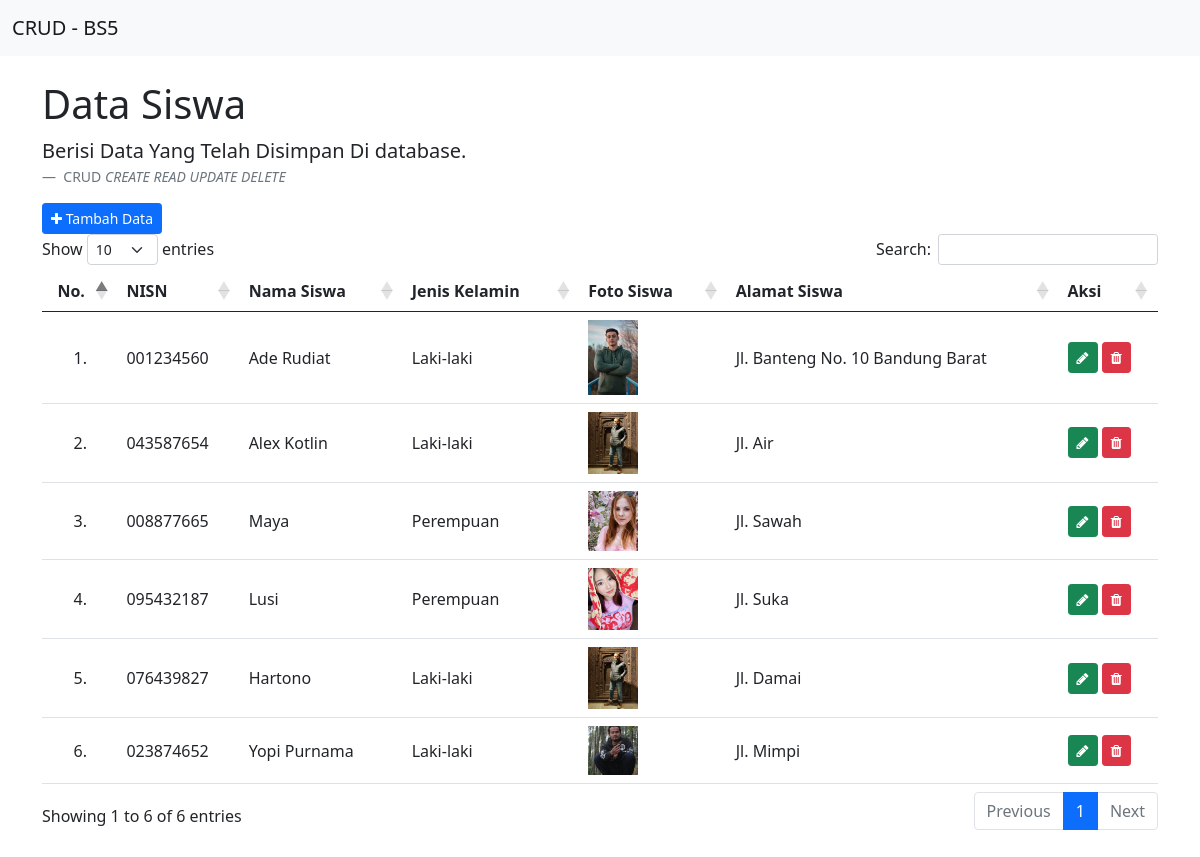
The page / on the database its author committed.
### tables this page shows
CREATE TABLE `tb_siswa` (
  `id_siswa` int NOT NULL,
  `nisn` varchar(15) NOT NULL,
  `nama_siswa` varchar(50) NOT NULL,
  `jenis_kelamin` varchar(15) NOT NULL,
  `foto_siswa` varchar(50) NOT NULL,
  `alamat` varchar(50) NOT NULL
);

### index.php (the view, shortened to what this page needs)
<?php
	include 'koneksi.php';
	$query =  "SELECT * FROM tb_siswa;";
	$sql = mysqli_query($conn, $query);
	$no = 0;
 ?>
 <!DOCTYPE html>
<html lang="en">
<head>
	<link href="css/bootstrap.min.css" rel="stylesheet">
	<link rel="stylesheet" href="fontawesome/css/font-awesome.min.css">
	<link rel="stylesheet" href="datables/datatables.css">
</head>
<body>
	<nav class="navbar navbar-light bg-light">
	  <div class="container-fluid">
	    <a class="navbar-brand" href="#">
	    	CRUD - BS5
	    </a>
	  </div>
</nav>
  <div class="container">
  	<h1 class="mt-4">Data Siswa</h1>
  	 <figure>
		  <blockquote class="blockquote">
		    <p>Berisi Data Yang Telah Disimpan Di database.</p>
		  </blockquote>
		  <figcaption class="blockquote-footer">
		    CRUD <cite title="Source Title">CREATE READ UPDATE DELETE</cite>
		  </figcaption>
	</figure>
	<a href="kelola.php" type="button" class="btn btn-primary btn-sm">
		<i class="fa fa-plus"></i>
		Tambah Data
	</a>
	<div class="table-responsive">
	  <table id="dt" class="table align-middle cell-border hover">
	    <thead>
		      <tr>
		       <th><center>No.</center></th>
		       <th>NISN</th>
		       <th>Nama Siswa</th>
		       <th>Jenis Kelamin</th>
		       <th>Foto Siswa</th>
		       <th>Alamat Siswa</th>
		         <th>Aksi</th>
		      </tr>
		    </thead>
		 <tbody>
		 	<?php
		 	while($result = mysqli_fetch_assoc($sql)){
		 	 ?>
		      <tr>
		        <td><center>
		        	<?= ++$no; ?>.
		        </center></td>
		        <td>
		        	<?= $result['nisn']; ?>
		        </td>
		        <td><?= $result['nama_siswa']; ?></td>
		        <td><?= $result['jenis_kelamin']; ?></td>
		        <td>
		        	<img src="img/<?= $result['foto_siswa']; ?>" style="width:50px;">
		        </td>
		        <td>
		        	<?= $result['alamat']; ?>
		        </td>
		        <td>
		        	<a href="kelola.php?ubah=<?= $result['id_siswa']; ?>" type="button" class="btn btn-success btn-sm">
		        		<i class="fa fa-pencil"></i>
		        	</a>
		        	<a href="proses.php?hapus=<?= $result['id_siswa']; ?>" type="button" class="btn btn-danger btn-sm" onClick="return confirm('Apakah Anda ingin menghapus data tersebut???')">
		        		<i class="fa fa-trash"></i>
		        	</a>
		        </td>
		      </tr>
		      <?php
		        }
		        ?>
	  	</tbody>
	   </table>
	</div>
  </div>
</body>
</html>

### datatables/datatables.css (style rules this page uses)
:root { --dt-row-selected: 13, 110, 253; --dt-row-selected-text: 255, 255, 255; --dt-row-selected-link: 9, 10, 11; }
table.dataTable thead > tr > th.sorting, table.dataTable thead > tr > th.sorting_asc, table.dataTable thead > tr > th.sorting_desc, table.dataTable thead > tr > th.sorting_asc_disabled, table.dataTable thead > tr > th.sorting_desc_disabled, table.dataTable thead > tr > td.sorting, table.dataTable thead > tr > td.sorting_asc, table.dataTable thead > tr > td.sorting_desc, table.dataTable thead > tr > td.sorting_asc_disabled, table.dataTable thead > tr > td.sorting_desc_disabled { cursor: pointer; position: relative; padding-right: 26px; }
table.dataTable thead > tr > th.sorting:before, table.dataTable thead > tr > th.sorting:after, table.dataTable thead > tr > th.sorting_asc:before, table.dataTable thead > tr > th.sorting_asc:after, table.dataTable thead > tr > th.sorting_desc:before, table.dataTable thead > tr > th.sorting_desc:after, table.dataTable thead > tr > th.sorting_asc_disabled:before, table.dataTable thead > tr > th.sorting_asc_disabled:after, table.dataTable thead > tr > th.sorting_desc_disabled:before, table.dataTable thead > tr > th.sorting_desc_disabled:after, table.dataTable thead > tr > td.sorting:before, table.dataTable thead > tr > td.sorting:after, table.dataTable thead > tr > td.sorting_asc:before, table.dataTable thead > tr > td.sorting_asc:after, table.dataTable thead > tr > td.sorting_desc:before, table.dataTable thead > tr > td.sorting_desc:after, table.dataTable thead > tr > td.sorting_asc_disabled:before, table.dataTable thead > tr > td.sorting_asc_disabled:after, table.dataTable thead > tr > td.sorting_desc_disabled:before, table.dataTable thead > tr > td.sorting_desc_disabled:after { position: absolute; display: block; opacity: 0.125; right: 10px; line-height: 9px; font-size: 0.8em; }
table.dataTable thead > tr > th.sorting:before, table.dataTable thead > tr > th.sorting_asc:before, table.dataTable thead > tr > th.sorting_desc:before, table.dataTable thead > tr > th.sorting_asc_disabled:before, table.dataTable thead > tr > th.sorting_desc_disabled:before, table.dataTable thead > tr > td.sorting:before, table.dataTable thead > tr > td.sorting_asc:before, table.dataTable thead > tr > td.sorting_desc:before, table.dataTable thead > tr > td.sorting_asc_disabled:before, table.dataTable thead > tr > td.sorting_desc_disabled:before { bottom: 50%; content: "▲"; content: "▲"/""; }
table.dataTable thead > tr > th.sorting:after, table.dataTable thead > tr > th.sorting_asc:after, table.dataTable thead > tr > th.sorting_desc:after, table.dataTable thead > tr > th.sorting_asc_disabled:after, table.dataTable thead > tr > th.sorting_desc_disabled:after, table.dataTable thead > tr > td.sorting:after, table.dataTable thead > tr > td.sorting_asc:after, table.dataTable thead > tr > td.sorting_desc:after, table.dataTable thead > tr > td.sorting_asc_disabled:after, table.dataTable thead > tr > td.sorting_desc_disabled:after { top: 50%; content: "▼"; content: "▼"/""; }
table.dataTable thead > tr > th.sorting_asc:before, table.dataTable thead > tr > th.sorting_desc:after, table.dataTable thead > tr > td.sorting_asc:before, table.dataTable thead > tr > td.sorting_desc:after { opacity: 0.6; }
table.dataTable thead th, table.dataTable thead td, table.dataTable tfoot th, table.dataTable tfoot td { text-align: left; }
table.dataTable { clear: both; margin-top: 6px !important; margin-bottom: 6px !important; max-width: none !important; border-collapse: separate !important; border-spacing: 0; }
table.dataTable td, table.dataTable th { -webkit-box-sizing: content-box; box-sizing: content-box; }
table.dataTable > tbody > tr { background-color: transparent; }

### rows shown on the page
tb_siswa: nisn "001234560", nama_siswa "Ade Rudiat", jenis_kelamin "Laki-laki", foto_siswa (picture), alamat "Jl. Banteng No. 10 Bandung Barat"
tb_siswa: nisn "043587654", nama_siswa "Alex Kotlin", jenis_kelamin "Laki-laki", foto_siswa (picture), alamat "Jl. Air"
tb_siswa: nisn "008877665", nama_siswa "Maya", jenis_kelamin "Perempuan", foto_siswa (picture), alamat "Jl. Sawah"
tb_siswa: nisn "095432187", nama_siswa "Lusi", jenis_kelamin "Perempuan", foto_siswa (picture), alamat "Jl. Suka"
tb_siswa: nisn "076439827", nama_siswa "Hartono", jenis_kelamin "Laki-laki", foto_siswa (picture), alamat "Jl. Damai"
tb_siswa: nisn "023874652", nama_siswa "Yopi Purnama", jenis_kelamin "Laki-laki", foto_siswa (picture), alamat "Jl. Mimpi"
